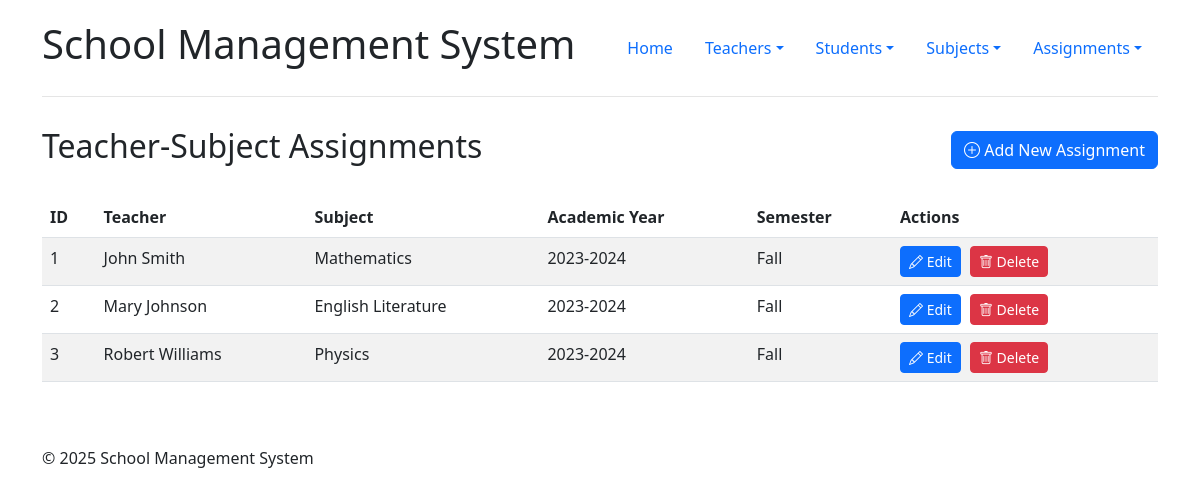
Page /assignments/index.php on the committed database.
### tables this page shows
CREATE TABLE IF NOT EXISTS teacher_subjects (
    assignment_id INT AUTO_INCREMENT PRIMARY KEY,
    teacher_id INT NOT NULL,
    subject_id INT NOT NULL,
    academic_year VARCHAR(20),
    semester VARCHAR(20),
    created_at TIMESTAMP DEFAULT CURRENT_TIMESTAMP,
    updated_at TIMESTAMP DEFAULT CURRENT_TIMESTAMP ON UPDATE CURRENT_TIMESTAMP,
    FOREIGN KEY (teacher_id) REFERENCES teachers(teacher_id) ON DELETE CASCADE,
    FOREIGN KEY (subject_id) REFERENCES subjects(subject_id) ON DELETE CASCADE,
    UNIQUE KEY unique_teacher_subject (teacher_id, subject_id, academic_year, semester)
);

CREATE TABLE IF NOT EXISTS subjects (
    subject_id INT AUTO_INCREMENT PRIMARY KEY,
    subject_name VARCHAR(100) NOT NULL,
    subject_code VARCHAR(20) UNIQUE NOT NULL,
    description TEXT,
    credit_hours INT,
    created_at TIMESTAMP DEFAULT CURRENT_TIMESTAMP,
    updated_at TIMESTAMP DEFAULT CURRENT_TIMESTAMP ON UPDATE CURRENT_TIMESTAMP
);

### assignments/index.php (the view, shortened to what this page needs)
<?php
require_once '../includes/header.php';
$query = "SELECT ts.assignment_id,
                ts.teacher_id,
                ts.subject_id,
                CONCAT(t.first_name, ' ', t.last_name) AS teacher_name,
                s.subject_name,
                ts.academic_year,
                ts.semester
            FROM teacher_subjects ts
            JOIN teachers t ON ts.teacher_id = t.teacher_id
            JOIN subjects s ON ts.subject_id = s.subject_id
            ORDER BY ts.academic_year DESC, ts.semester, teacher_name";
$result = $conn->query($query);
?>
<div class="row">
    <div class="col-md-12">
        <div class="d-flex justify-content-between align-items-center mb-4">
            <h2>Teacher-Subject Assignments</h2>
            <a href="/school/assignments/create.php" class="btn btn-primary"><i class="bi bi-plus-circle"></i> Add New Assignment</a>
        </div>
        <?php if ($result->num_rows > 0): ?>
            <div class="table-responsive">
                <table class="table table-striped table-hover">
                    <thead>
                        <tr>
                            <th>ID</th>
                            <th>Teacher</th>
                            <th>Subject</th>
                            <th>Academic Year</th>
                            <th>Semester</th>
                            <th>Actions</th>
                        </tr>
                    </thead>
                    <tbody>
                        <?php while ($row = $result->fetch_assoc()): ?>
                            <tr>
                                <td><?php echo $row['assignment_id']; ?></td>
                                <td><?php echo htmlspecialchars($row['teacher_name']); ?></td>
                                <td><?php echo htmlspecialchars($row['subject_name']); ?></td>
                                <td><?php echo htmlspecialchars($row['academic_year']); ?></td>
                                <td><?php echo htmlspecialchars($row['semester']); ?></td>
                                <td class="action-buttons">
                                    <a href="/school/assignments/edit.php?id=<?php echo $row['assignment_id']; ?>" class="btn btn-sm btn-primary"><i class="bi bi-pencil"></i> Edit</a>
                                    <a href="/school/assignments/index.php?delete=<?php echo $row['assignment_id']; ?>" class="btn btn-sm btn-danger" onclick="return confirm('Are you sure you want to delete this assignment?');"><i class="bi bi-trash"></i> Delete</a>
                                </td>
                            </tr>
                        <?php endwhile; ?>
                    </tbody>
                </table>
            </div>
        <?php else: ?>
            <div class="alert alert-info">No teacher-subject assignments found. <a href="/school/assignments/create.php">Add a new assignment</a>.</div>
        <?php endif; ?>
    </div>
</div>
<?php require_once '../includes/footer.php'; ?>

### includes/header.php (style rules this page uses)
body { padding-top: 20px; padding-bottom: 20px; }
.action-buttons .btn { margin-right: 5px; }

### rows in the picture
teacher_subjects: assignment_id "1", teacher_name "John Smith", subject.subject_name "Mathematics", academic_year "2023-2024", semester "Fall"
teacher_subjects: assignment_id "2", teacher_name "Mary Johnson", subject.subject_name "English Literature", academic_year "2023-2024", semester "Fall"
teacher_subjects: assignment_id "3", teacher_name "Robert Williams", subject.subject_name "Physics", academic_year "2023-2024", semester "Fall"
